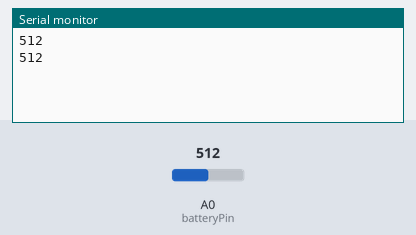
The sketch below on a simulated Arduino Uno, built with avr-gcc and run on an emulated ATmega328P. Parts: the last lines printed to the serial monitor. The inputs (shaded band) are chosen by the test bench; at power-on: A0 (batteryPin) = 512.

Above: at 1.8 s.
1.9 s: A0 (batteryPin) set to 700
At 2.8 s:
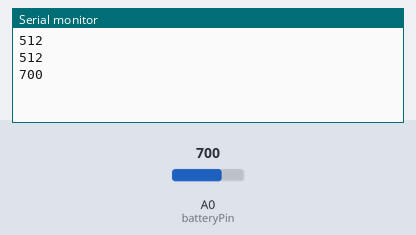
3.4 s: A0 (batteryPin) set to 716
At 4.4 s:
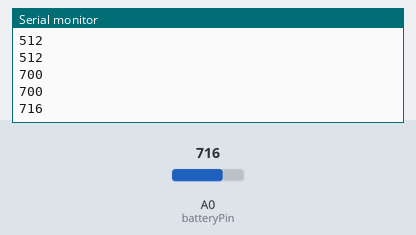
Timing chart, 0 to 6.4 s (numbered marks = the images above; inputs shaded):
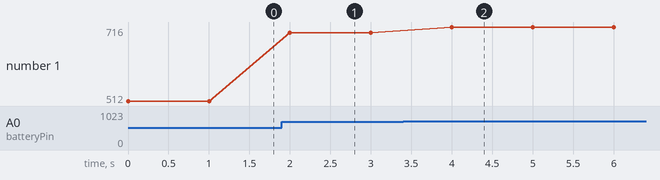

Measured:
- after the input at 1.9 s, the serial monitor: prints a new line after 0.10 s (image 1)
- after the input at 3.4 s, the serial monitor: prints a new line after 0.60 s (image 2)
- plotted number 1: 512 → 700 after the input at 1.9 s, 700 → 716 after the input at 3.4 s

The sketch:

mcu_firmware.ino
```cpp
#include <avr/sleep.h>

int ledPin = 13;
int batteryPin = A0;
int regulatorPin = 9;
int batteryValue = 0;
int batteryPowerOnThreshold = 800;  // 3.7v lithium fully charged at 840 (4.2v)
int batteryPowerOffThreshold = 690; // 3.7v lithium considered dead at 680 (3.4v)

void setup() {

  Serial.begin(9600);
  pinMode(batteryPin, INPUT);

}

void loop() {

  // Check battery voltage using pin A0
  batteryValue = analogRead(batteryPin);

  // Log battery voltage value to serial.
  Serial.println(batteryValue);

  // TODO: Would probably be better to test the average of the last n measurements
  // to smooth-out spikes when the SBC load changes.
  if(batteryValue > batteryPowerOnThreshold){
    digitalWrite(regulatorPin, HIGH);
  }

  if(batteryValue < batteryPowerOffThreshold){
    digitalWrite(regulatorPin, LOW);
  }

  //  check again in one second (TODO: Change to one minute if not testing).
  //delay(60000);
  delay(1000);

}
```
